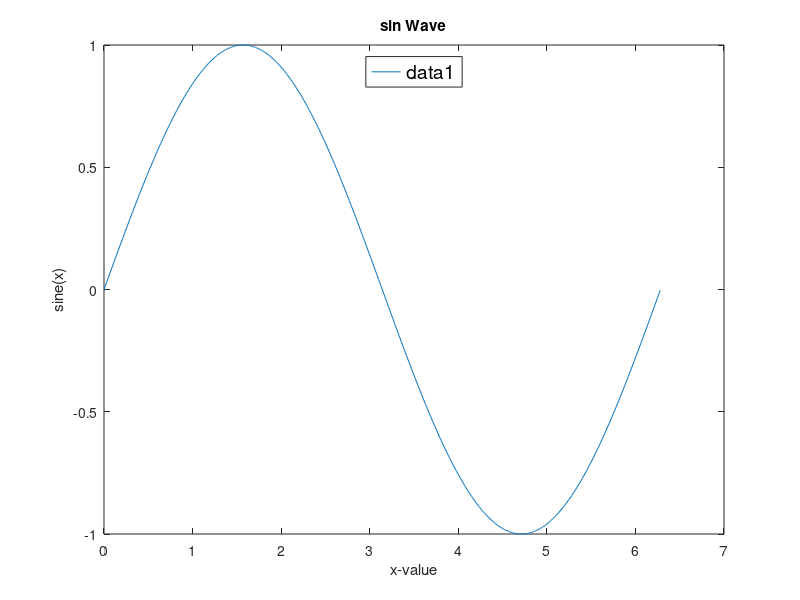

MATLAB code for this plot:
% Basic Plotting

x = 0:0.01:2*pi;
y = sin(x);

plot(x,y);
title('sin Wave');

legend('Location','north','FontSize',14);
xlabel('x-value');
ylabel('sine(x)');
